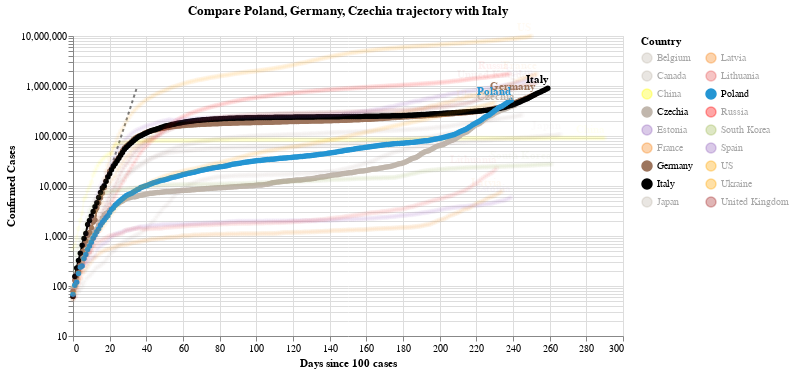

The notebook cell saved with this chart:
### Code cell
#hide_input
chart2 = make_since_chart(dff2,['Poland', 'Germany', 'Czechia'], baseline_countries)
chart2

### Figure 1 — Vega-Lite specification as saved in the notebook (floating-point values rounded to 4 significant figures; data arrays with more than 128 entries replaced by an {"elided": "..."} marker saying what was removed)
{"config": {"view": {"continuousWidth": 400, "continuousHeight": 300}}, "layer": [{"data": {"name": "data-628230001892d6798b50651be41d1b3e"}, "mark": {"type": "line", "color": "black", "opacity": 0.5, "strokeDash": [3, 3]}, "encoding": {"x": {"type": "quantitative", "field": "Days since 100 cases"}, "y": {"type": "quantitative", "field": "Confirmed Cases"}}}, {"data": {"name": "data-2c57c7771dbdd364e9c2e58d01fcebf1"}, "mark": {"type": "line", "point": true}, "encoding": {"color": {"type": "nominal", "field": "Country", "legend": {"columns": 2}, "scale": {"domain": ["Belgium", "Canada", "China", "Czechia", "Estonia", "France", "Germany", "Italy", "Japan", "Latvia", "Lithuania", "Poland", "Russia", "South Korea", "Spain", "US", "Ukraine", "United Kingdom"], "range": ["#C1B7AD", "#C1B7AD", "yellow", "#C1B7AD", "#9467bd", "#F58518", "#9D755D", "black", "#C1B7AD", "#F58518", "#E45756", "#2495D3", "red", "#A1BA59", "#9467bd", "orange", "orange", "brown"]}}, "opacity": {"condition": {"value": 1, "selection": "selector002"}, "value": 0.05}, "tooltip": [{"type": "nominal", "field": "Country"}, {"type": "temporal", "field": "Date"}, {"type": "quantitative", "field": "Confirmed Cases"}, {"type": "quantitative", "field": "Days since 100 cases"}], "x": {"type": "quantitative", "field": "Days since 100 cases"}, "y": {"type": "quantitative", "field": "Confirmed Cases", "scale": {"type": "log"}}}, "selection": {"selector002": {"type": "multi", "fields": ["Country"], "bind": "legend", "init": [{"Country": "Poland"}, {"Country": "Germany"}, {"Country": "Czechia"}, {"Country": "Italy"}]}}, "width": 550}, {"data": {"name": "data-2c57c7771dbdd364e9c2e58d01fcebf1"}, "mark": {"type": "text", "align": "right", "dy": -8, "fontWeight": "bold"}, "encoding": {"color": {"type": "nominal", "field": "Country", "legend": {"columns": 2}, "scale": {"domain": ["Belgium", "Canada", "China", "Czechia", "Estonia", "France", "Germany", "Italy", "Japan", "Latvia", "Lithuania", "Poland", "Russia", "South Korea", "Spain", "US", "Ukraine", "United Kingdom"], "range": ["#C1B7AD", "#C1B7AD", "yellow", "#C1B7AD", "#9467bd", "#F58518", "#9D755D", "black", "#C1B7AD", "#F58518", "#E45756", "#2495D3", "red", "#A1BA59", "#9467bd", "orange", "orange", "brown"]}}, "opacity": {"condition": {"value": 1, "selection": "selector002"}, "value": 0.05}, "text": {"type": "nominal", "field": "Country"}, "tooltip": [{"type": "nominal", "field": "Country"}, {"type": "temporal", "field": "Date"}, {"type": "quantitative", "field": "Confirmed Cases"}, {"type": "quantitative", "field": "Days since 100 cases"}], "x": {"type": "quantitative", "field": "Days since 100 cases"}, "y": {"type": "quantitative", "field": "Confirmed Cases", "scale": {"type": "log"}}}, "transform": [{"filter": "(datum['Date'] >= 1604707200000)"}], "width": 550}], "title": "Compare Poland, Germany, Czechia trajectory with Italy", "$schema": "https://vega.github.io/schema/vega-lite/v4.8.1.json", "datasets": {"data-628230001892d6798b50651be41d1b3e": [{"Days since 100 cases": 0, "Confirmed Cases": 100.0}, {"Days since 100 cases": 1, "Confirmed Cases": 130.0}, {"Days since 100 cases": 2, "Confirmed Cases": 169.0}, {"Days since 100 cases": 3, "Confirmed Cases": 219.7}, {"Days since 100 cases": 4, "Confirmed Cases": 285.6}, {"Days since 100 cases": 5, "Confirmed Cases": 371.3}, {"Days since 100 cases": 6, "Confirmed Cases": 482.7}, {"Days since 100 cases": 7, "Confirmed Cases": 627.5}, {"Days since 100 cases": 8, "Confirmed Cases": 815.7}, {"Days since 100 cases": 9, "Confirmed Cases": 1060.0}, {"Days since 100 cases": 10, "Confirmed Cases": 1379.0}, {"Days since 100 cases": 11, "Confirmed Cases": 1792.0}, {"Days since 100 cases": 12, "Confirmed Cases": 2330.0}, {"Days since 100 cases": 13, "Confirmed Cases": 3029.0}, {"Days since 100 cases": 14, "Confirmed Cases": 3937.0}, {"Days since 100 cases": 15, "Confirmed Cases": 5119.0}, {"Days since 100 cases": 16, "Confirmed Cases": 6654.0}, {"Days since 100 cases": 17, "Confirmed Cases": 8650.0}, {"Days since 100 cases": 18, "Confirmed Cases": 11250.0}, {"Days since 100 cases": 19, "Confirmed Cases": 14620.0}, {"Days since 100 cases": 20, "Confirmed Cases": 19000.0}, {"Days since 100 cases": 21, "Confirmed Cases": 24710.0}, {"Days since 100 cases": 22, "Confirmed Cases": 32120.0}, {"Days since 100 cases": 23, "Confirmed Cases": 41750.0}, {"Days since 100 cases": 24, "Confirmed Cases": 54280.0}, {"Days since 100 cases": 25, "Confirmed Cases": 70560.0}, {"Days since 100 cases": 26, "Confirmed Cases": 91730.0}, {"Days since 100 cases": 27, "Confirmed Cases": 119300.0}, {"Days since 100 cases": 28, "Confirmed Cases": 155000.0}, {"Days since 100 cases": 29, "Confirmed Cases": 201500.0}, {"Days since 100 cases": 30, "Confirmed Cases": 262000.0}, {"Days since 100 cases": 31, "Confirmed Cases": 340600.0}, {"Days since 100 cases": 32, "Confirmed Cases": 442800.0}, {"Days since 100 cases": 33, "Confirmed Cases": 575600.0}, {"Days since 100 cases": 34, "Confirmed Cases": 748300.0}, {"Days since 100 cases": 35, "Confirmed Cases": 972800.0}], "data-2c57c7771dbdd364e9c2e58d01fcebf1": {"elided": "4497 records"}}}
